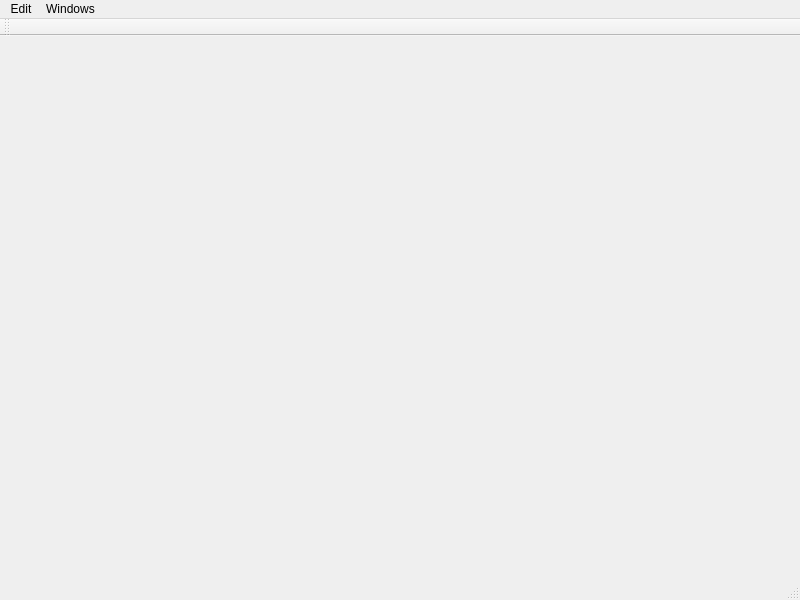
<?xml version="1.0" encoding="UTF-8"?>
<ui version="4.0">
 <class>MainWindow</class>
 <widget class="QMainWindow" name="MainWindow">
  <property name="geometry">
   <rect>
    <x>0</x>
    <y>0</y>
    <width>800</width>
    <height>600</height>
   </rect>
  </property>
  <property name="windowTitle">
   <string>MainWindow</string>
  </property>
  <widget class="QWidget" name="centralWidget"/>
  <widget class="QMenuBar" name="menuBar">
   <property name="geometry">
    <rect>
     <x>0</x>
     <y>0</y>
     <width>800</width>
     <height>21</height>
    </rect>
   </property>
   <widget class="QMenu" name="menuWindows">
    <property name="title">
     <string>Windows</string>
    </property>
   </widget>
   <widget class="QMenu" name="menuEdit">
    <property name="title">
     <string>Edit</string>
    </property>
    <addaction name="actionFind"/>
   </widget>
   <addaction name="menuEdit"/>
   <addaction name="menuWindows"/>
  </widget>
  <widget class="QStatusBar" name="statusBar"/>
  <widget class="QToolBar" name="mainToolBar">
   <attribute name="toolBarArea">
    <enum>TopToolBarArea</enum>
   </attribute>
   <attribute name="toolBarBreak">
    <bool>false</bool>
   </attribute>
  </widget>
  <action name="actionFind">
   <property name="icon">
    <iconset resource="sclview.qrc">
     <normaloff>:/Find</normaloff>:/Find</iconset>
   </property>
   <property name="text">
    <string>Find</string>
   </property>
   <property name="shortcut">
    <string>Ctrl+F</string>
   </property>
  </action>
 </widget>
 <layoutdefault spacing="6" margin="11"/>
 <resources>
  <include location="sclview.qrc"/>
 </resources>
 <connections/>
</ui>
